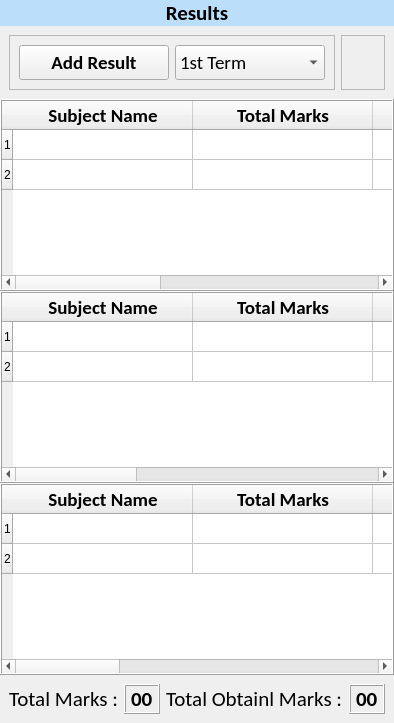
      <widget class="QWidget" name="result_page">
       <property name="styleSheet">
        <string notr="true">
#lbl_result {
	background-color: #bbdefb;

}</string>
       </property>
       <layout class="QVBoxLayout" name="verticalLayout_5">
        <property name="spacing">
         <number>0</number>
        </property>
        <property name="leftMargin">
         <number>0</number>
        </property>
        <property name="topMargin">
         <number>0</number>
        </property>
        <property name="rightMargin">
         <number>0</number>
        </property>
        <property name="bottomMargin">
         <number>0</number>
        </property>
        <item>
         <widget class="QLabel" name="lbl_result">
          <property name="font">
           <font>
            <family>Calibri</family>
            <pointsize>16</pointsize>
            <weight>75</weight>
            <bold>true</bold>
           </font>
          </property>
          <property name="text">
           <string>Results</string>
          </property>
          <property name="alignment">
           <set>Qt::AlignCenter</set>
          </property>
          <property name="margin">
           <number>7</number>
          </property>
         </widget>
        </item>
        <item>
         <widget class="QWidget" name="widget_3" native="true">
          <layout class="QHBoxLayout" name="horizontalLayout_8">
           <item>
            <widget class="QFrame" name="frame_3">
             <property name="frameShape">
              <enum>QFrame::StyledPanel</enum>
             </property>
             <property name="frameShadow">
              <enum>QFrame::Raised</enum>
             </property>
             <layout class="QHBoxLayout" name="horizontalLayout_7">
              <item alignment="Qt::AlignLeft">
               <widget class="QPushButton" name="btn_add_result">
                <property name="minimumSize">
                 <size>
                  <width>150</width>
                  <height>35</height>
                 </size>
                </property>
                <property name="font">
                 <font>
                  <family>Calibri</family>
                  <pointsize>14</pointsize>
                  <weight>75</weight>
                  <bold>true</bold>
                 </font>
                </property>
                <property name="text">
                 <string>Add Result</string>
                </property>
                <property name="icon">
                 <iconset resource="../resources.qrc">
                  <normaloff>:/icons/assets/icons/results.png</normaloff>:/icons/assets/icons/results.png</iconset>
                </property>
                <property name="iconSize">
                 <size>
                  <width>32</width>
                  <height>32</height>
                 </size>
                </property>
               </widget>
              </item>
              <item>
               <widget class="QComboBox" name="select_term">
                <property name="minimumSize">
                 <size>
                  <width>150</width>
                  <height>35</height>
                 </size>
                </property>
                <property name="font">
                 <font>
                  <family>Calibri</family>
                  <pointsize>14</pointsize>
                 </font>
                </property>
                <item>
                 <property name="text">
                  <string>1st Term</string>
                 </property>
                </item>
                <item>
                 <property name="text">
                  <string>2nd Term</string>
                 </property>
                </item>
                <item>
                 <property name="text">
                  <string>3rd Term</string>
                 </property>
                </item>
               </widget>
              </item>
             </layout>
            </widget>
           </item>
           <item>
            <widget class="QFrame" name="frame_4">
             <property name="frameShape">
              <enum>QFrame::StyledPanel</enum>
             </property>
             <property name="frameShadow">
              <enum>QFrame::Raised</enum>
             </property>
            </widget>
           </item>
          </layout>
         </widget>
        </item>
        <item>
         <widget class="QTableWidget" name="table_1st_term">
          <property name="frameShape">
           <enum>QFrame::Box</enum>
          </property>
          <property name="frameShadow">
           <enum>QFrame::Raised</enum>
          </property>
          <property name="editTriggers">
           <set>QAbstractItemView::NoEditTriggers</set>
          </property>
          <property name="selectionMode">
           <enum>QAbstractItemView::SingleSelection</enum>
          </property>
          <property name="selectionBehavior">
           <enum>QAbstractItemView::SelectRows</enum>
          </property>
          <property name="rowCount">
           <number>2</number>
          </property>
          <attribute name="horizontalHeaderDefaultSectionSize">
           <number>180</number>
          </attribute>
          <row/>
          <row/>
          <column>
           <property name="text">
            <string>Subject Name</string>
           </property>
           <property name="font">
            <font>
             <family>Calibri</family>
             <pointsize>14</pointsize>
             <weight>75</weight>
             <bold>true</bold>
            </font>
           </property>
          </column>
          <column>
           <property name="text">
            <string>Total Marks</string>
           </property>
           <property name="font">
            <font>
             <family>Calibri</family>
             <pointsize>14</pointsize>
             <weight>75</weight>
             <bold>true</bold>
            </font>
           </property>
          </column>
          <column>
           <property name="text">
            <string>Passing Marks</string>
           </property>
           <property name="font">
            <font>
             <family>Calibri</family>
             <pointsize>14</pointsize>
             <weight>75</weight>
             <bold>true</bold>
            </font>
           </property>
          </column>
          <column>
           <property name="text">
            <string>Obtain Marks</string>
           </property>
           <property name="font">
            <font>
             <family>Calibri</family>
             <pointsize>14</pointsize>
             <weight>75</weight>
             <bold>true</bold>
            </font>
           </property>
          </column>
          <column>
           <property name="text">
            <string>Percentage</string>
           </property>
           <property name="font">
            <font>
             <family>Calibri</family>
             <pointsize>14</pointsize>
             <weight>75</weight>
             <bold>true</bold>
            </font>
           </property>
          </column>
         </widget>
        </item>
        <item>
         <widget class="QTableWidget" name="table_2nd_term">
          <property name="frameShape">
           <enum>QFrame::Box</enum>
          </property>
          <property name="frameShadow">
           <enum>QFrame::Raised</enum>
          </property>
          <property name="editTriggers">
           <set>QAbstractItemView::NoEditTriggers</set>
          </property>
          <property name="selectionMode">
           <enum>QAbstractItemView::SingleSelection</enum>
          </property>
          <property name="selectionBehavior">
           <enum>QAbstractItemView::SelectRows</enum>
          </property>
          <property name="rowCount">
           <number>2</number>
          </property>
          <attribute name="horizontalHeaderDefaultSectionSize">
           <number>180</number>
          </attribute>
          <row/>
          <row/>
          <column>
           <property name="text">
            <string>Subject Name</string>
           </property>
           <property name="font">
            <font>
             <family>Calibri</family>
             <pointsize>14</pointsize>
             <weight>75</weight>
             <bold>true</bold>
            </font>
           </property>
          </column>
          <column>
           <property name="text">
            <string>Total Marks</string>
           </property>
           <property name="font">
            <font>
             <family>Calibri</family>
             <pointsize>14</pointsize>
             <weight>75</weight>
             <bold>true</bold>
            </font>
           </property>
          </column>
          <column>
           <property name="text">
            <string>Passing Marks</string>
           </property>
           <property name="font">
            <font>
             <family>Calibri</family>
             <pointsize>14</pointsize>
             <weight>75</weight>
             <bold>true</bold>
            </font>
           </property>
          </column>
          <column>
           <property name="text">
            <string>Obtain Marks</string>
           </property>
           <property name="font">
            <font>
             <family>Calibri</family>
             <pointsize>14</pointsize>
             <weight>75</weight>
             <bold>true</bold>
            </font>
           </property>
          </column>
          <column>
           <property name="text">
            <string>Percentage</string>
           </property>
           <property name="font">
            <font>
             <family>Calibri</family>
             <pointsize>14</pointsize>
             <weight>75</weight>
             <bold>true</bold>
            </font>
           </property>
          </column>
          <column>
           <property name="text">
            <string>1st Term</string>
           </property>
           <property name="font">
            <font>
             <family>Calibri</family>
             <pointsize>14</pointsize>
             <weight>75</weight>
             <bold>true</bold>
            </font>
           </property>
          </column>
         </widget>
        </item>
        <item>
         <widget class="QTableWidget" name="table_3rd_term">
          <property name="frameShape">
           <enum>QFrame::Box</enum>
          </property>
          <property name="frameShadow">
           <enum>QFrame::Raised</enum>
          </property>
          <property name="editTriggers">
           <set>QAbstractItemView::NoEditTriggers</set>
          </property>
          <property name="selectionMode">
           <enum>QAbstractItemView::SingleSelection</enum>
          </property>
          <property name="selectionBehavior">
           <enum>QAbstractItemView::SelectRows</enum>
          </property>
          <property name="rowCount">
           <number>2</number>
          </property>
          <attribute name="horizontalHeaderDefaultSectionSize">
           <number>180</number>
          </attribute>
          <row/>
          <row/>
          <column>
           <property name="text">
            <string>Subject Name</string>
           </property>
           <property name="font">
            <font>
             <family>Calibri</family>
             <pointsize>14</pointsize>
             <weight>75</weight>
             <bold>true</bold>
            </font>
           </property>
          </column>
          <column>
           <property name="text">
            <string>Total Marks</string>
           </property>
           <property name="font">
            <font>
             <family>Calibri</family>
             <pointsize>14</pointsize>
             <weight>75</weight>
             <bold>true</bold>
            </font>
           </property>
          </column>
          <column>
           <property name="text">
            <string>Passing Marks</string>
           </property>
           <property name="font">
            <font>
             <family>Calibri</family>
             <pointsize>14</pointsize>
             <weight>75</weight>
             <bold>true</bold>
            </font>
           </property>
          </column>
          <column>
           <property name="text">
            <string>Obtain Marks</string>
           </property>
           <property name="font">
            <font>
             <family>Calibri</family>
             <pointsize>14</pointsize>
             <weight>75</weight>
             <bold>true</bold>
            </font>
           </property>
          </column>
          <column>
           <property name="text">
            <string>Percentage</string>
           </property>
           <property name="font">
            <font>
             <family>Calibri</family>
             <pointsize>14</pointsize>
             <weight>75</weight>
             <bold>true</bold>
            </font>
           </property>
          </column>
          <column>
           <property name="text">
            <string>1st Term</string>
           </property>
           <property name="font">
            <font>
             <family>Calibri</family>
             <pointsize>14</pointsize>
             <weight>75</weight>
             <bold>true</bold>
            </font>
           </property>
          </column>
          <column>
           <property name="text">
            <string>2nd Term</string>
           </property>
           <property name="font">
            <font>
             <family>Calibri</family>
             <pointsize>14</pointsize>
             <weight>75</weight>
             <bold>true</bold>
            </font>
           </property>
          </column>
         </widget>
        </item>
        <item>
         <widget class="QWidget" name="student_bottom_widget" native="true">
          <layout class="QHBoxLayout" name="horizontalLayout_9">
           <item alignment="Qt::AlignRight">
            <widget class="QLabel" name="label_6">
             <property name="font">
              <font>
               <family>Calibri</family>
               <pointsize>16</pointsize>
              </font>
             </property>
             <property name="text">
              <string>Total Marks :</string>
             </property>
            </widget>
           </item>
           <item>
            <widget class="QLabel" name="lbl_total_marks">
             <property name="font">
              <font>
               <family>Calibri</family>
               <pointsize>16</pointsize>
               <weight>75</weight>
               <bold>true</bold>
              </font>
             </property>
             <property name="frameShape">
              <enum>QFrame::Box</enum>
             </property>
             <property name="frameShadow">
              <enum>QFrame::Raised</enum>
             </property>
             <property name="text">
              <string>00</string>
             </property>
            </widget>
           </item>
           <item alignment="Qt::AlignRight">
            <widget class="QLabel" name="label_9">
             <property name="font">
              <font>
               <family>Calibri</family>
               <pointsize>16</pointsize>
              </font>
             </property>
             <property name="text">
              <string>Total Obtainl Marks :</string>
             </property>
            </widget>
           </item>
           <item>
            <widget class="QLabel" name="lbl_obtain_marks">
             <property name="font">
              <font>
               <family>Calibri</family>
               <pointsize>16</pointsize>
               <weight>75</weight>
               <bold>true</bold>
              </font>
             </property>
             <property name="frameShape">
              <enum>QFrame::Box</enum>
             </property>
             <property name="frameShadow">
              <enum>QFrame::Raised</enum>
             </property>
             <property name="text">
              <string>00</string>
             </property>
            </widget>
           </item>
          </layout>
         </widget>
        </item>
       </layout>
      </widget>
